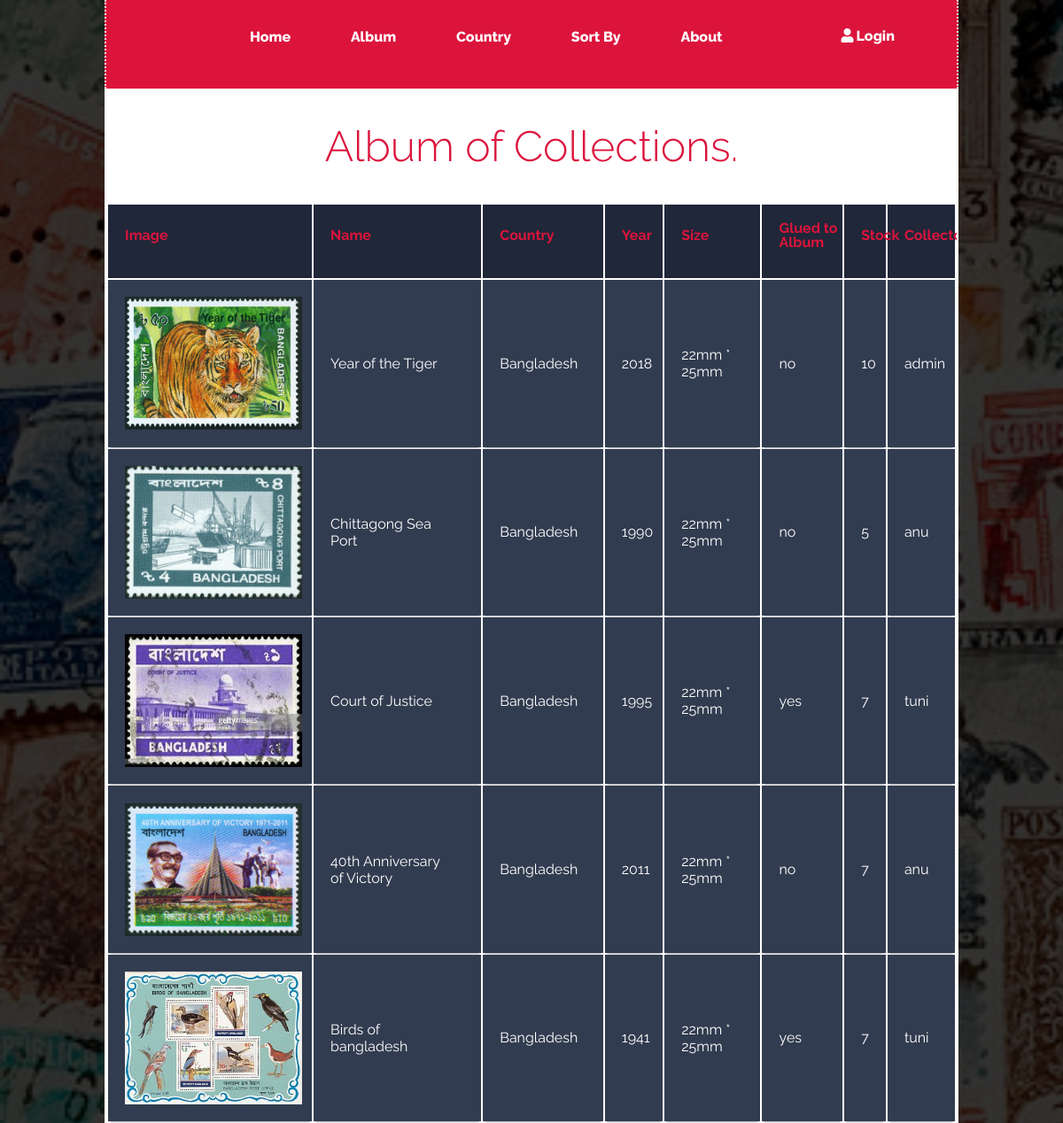
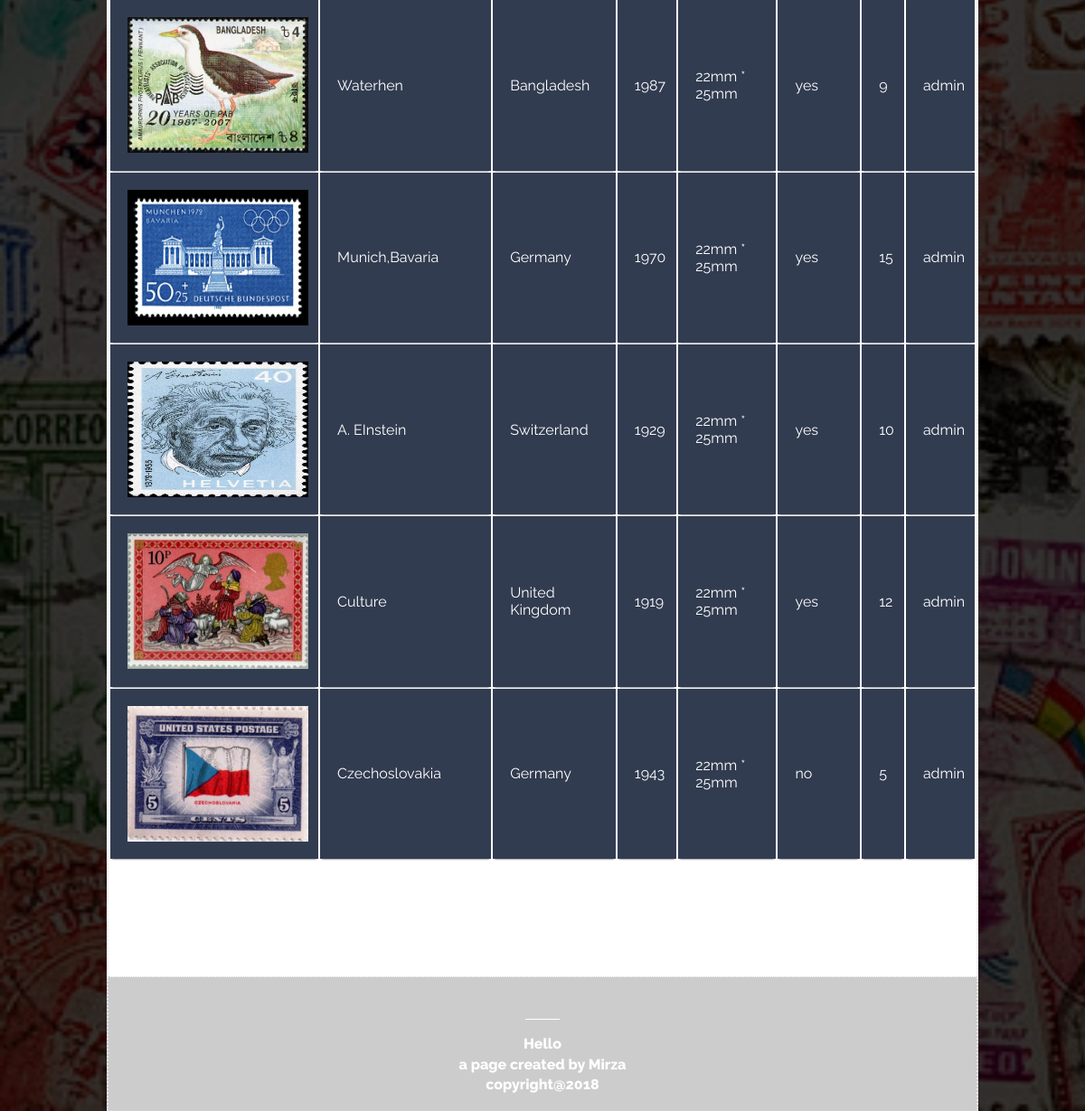
/album.php, run on the app's committed database (2 pictures, top to bottom).
### tables this page shows
CREATE TABLE `stamp` (
  `id` int(11) NOT NULL,
  `name` varchar(50) NOT NULL,
  `country` char(3) NOT NULL,
  `year` year(4) NOT NULL,
  `size` varchar(50) NOT NULL,
  `pic_src` varchar(350) NOT NULL,
  `count` int(5) NOT NULL,
  `glued` char(3) NOT NULL,
  `collector` int(11) NOT NULL
);

CREATE TABLE `countries` (
  `code` char(3) NOT NULL,
  `c_name` varchar(50) NOT NULL
);

CREATE TABLE `user` (
  `a_id` int(11) NOT NULL,
  `a_name` varchar(50) NOT NULL,
  `email` varchar(50) NOT NULL,
  `password` varchar(20) NOT NULL
);

### album.php (the view, shortened to what this page needs)
<?php
include 'connection.php';
$query = "SELECT * FROM stamp A LEFT JOIN `user` B ON A.collector=B.a_id LEFT JOIN countries C on A.country=C.code";
$data = mysqli_query($conn, $query);
$total = mysqli_num_rows($data);
include 'partials/header.php';
if ($total!=0){
?>
<div class="wrap">
    <section id="album">
        <h1>Album of Collections.</h1>
        <table class="container">
            <thead>
                <tr>
                    <th><h1>Image</h1></th>
                    <th><h1>Name</h1></th>
                    <th><h1>Country</h1></th>
                    <th><h1>Year</h1></th>
                    <th><h1>Size</h1></th>
                    <th><h1>Glued to Album</h1></th>
                    <th><h1>Stock</h1></th>
                    <th><h1>Collector</h1></th>
                </tr>
            </thead>
            <?php
            while($result= mysqli_fetch_assoc($data))
            {
                echo "<tbody>
                    <tr>
                        <td><a href='$result[pic_src]'><img src='".$result['pic_src']."'height='100px' width='100px'/></a></td>
                        <td>".$result['name']."</td>
                        <td>".$result['c_name']."</td>
                        <td>".$result['year']."</td>
                        <td>".$result['size']."</td>
                        <td>".$result['glued']."</td>
                        <td>".$result['count']."</td>
                        <td>".$result['a_name']."</td>
                    </tr>
                <tbody>";
            }
            } else{
                echo "no record found";
            }
            ?>
        </table>
    </section>
</div>
<?php include 'partials/footer.php'?>

### partials/header.php (shortened to what this page needs)
<!DOCTYPE html>
<html lang="en">
<head>
    <link rel="stylesheet" href="https://use.fontawesome.com/releases/v5.5.0/css/all.css"
>
</head>
<body>
    <header>
        <div style="margin:0px 20px 0px 20px;">
            <a href="">
                <div class="entypo-paper-plane logo"></div>
            </a>
            <ul>
                <a href="index.php">
                    <li>Home</li>
                </a>
                <a href="album.php">
                    <li>Album</li>
                </a>
                <div class="dropdown">
                    <a href="#">
                        <li>Country</li>
                    </a>
                </div>
                <div class="dropdown">
                    <a href="#">
                     <li>Sort By</li>
                    </a>
                </div>
                <a href="about.php">
                    <li>About</li>
                </a>
            </ul>
            <?php if(isset($_SESSION['email'])){ ?>
            <a id = "log" style="margin:30px 50px 0 0;float:right" href="logout.php"><i class="fa fa-fw fa-sign-out"></i>Logout</a><?php }else{ ?>
            <a id = "log" style="margin:30px 50px 0 0;float:right" href="login.php"><i class="fa fa-fw fa-user"></i>Login</a> <?php } ?>
        </div>
    </header>

### partials/footer.php (shortened to what this page needs)
<section id="footer">
        <div id="logo_footer">
            <a href="">
            </a>
        </div>
        <p>Hello
            <br>a page created by Mirza
            <br>copyright@2018</p>
    </section>
</body>
</html>

### partials/style.php (style rules this page uses)
[class*="entypo-"]:before { font-family: 'entypo', sans-serif; }
body { font-family: 'Raleway', sans-serif; font-weight: 800; margin: 0; padding: 0; line-height: 1.42em; color:black; background-image: url(images/bg.jpg); background-repeat: no-repeat; background-size: cover; background-attachment: fixed; box-shadow: inset 0 0 0 1000px rgba(0,0,0,0.8); }
header { background-color: crimson; height: 100px; margin:0 auto; max-width: 80%; border-left: 2px dotted #eee; border-right: 2px dotted #eee; }
header .logo { font-size: 40px; color: white; padding: 30px 0px 0px 70px; float: left; }
header ul { display:inline; float:left; padding-top: 15px; }
header ul li { display:inline; color:white; padding:30px; }
header ul a { text-decoration:none; padding:10px 2px 10px 2px; transition: all 500ms ease; }
section { top: 0px; right: 0px; bottom: 0px; left: 0px; padding-top: 1px; border-bottom: 1px dotted #D5D5D5; }
.wrap { background-color: #FFF; max-width: 80%; margin: 0 auto; text-align:left; border-left: 2px dotted #eee; border-right: 2px dotted #eee; }
#footer { background-color: #cccccc; color: white; text-align: center; max-width:80%; margin:0 auto; border-left: 2px dotted #eee; border-right: 2px dotted #eee; }
#footer #logo_footer { width: 38px; height: 45px; margin-left: auto; margin-right: auto; border-bottom: 1px solid white; }
#footer a { font-size: 20px; color: white; padding: 5px; padding-left: 3px; width: 30px; margin: auto; float: left; color: white; text-decoration: none; animation-name: Jumpy; animation-duration: 2s; animation-iteration-count: infinite; animation-timing-function: ease-in-out; }
.dropdown { position: relative; display: inline-block; }
td { padding:30px; }
h1 { font-size:3em; font-weight: 300; line-height:1em; text-align: center; color: crimson; }
.container th h1 { font-weight: bold; font-size: 1em; text-align: left; color: crimson; }
.container td { font-weight: normal; font-size: 1em; box-shadow: 0 2px 2px -2px #0E1119; color:white; }
.container { text-align: left; overflow: hidden; width: 100%; margin: 0 auto; display: table; padding: 0 0 8em 0; }
.container td, .container th { padding-bottom: 2%; padding-top: 2%; padding-left:2%; }
.container tr:nth-child(odd) { background-color: #323C50; }
.container th { background-color: #1F2739; }
.container td:first-child { color: crimson; }
img { width:200px; height:150px; }
a { color:white; text-decoration:none; }

### data on the page
stamp: pic_src (picture), name "Year of the Tiger", countries.c_name "Bangladesh", year "2018", size "22mm * 25mm", glued "no", count "10", user.a_name "admin"
stamp: pic_src (picture), name "Chittagong Sea Port", countries.c_name "Bangladesh", year "1990", size "22mm * 25mm", glued "no", count "5", user.a_name "anu"
stamp: pic_src (picture), name "Court of Justice", countries.c_name "Bangladesh", year "1995", size "22mm * 25mm", glued "yes", count "7", user.a_name "tuni"
stamp: pic_src (picture), name "40th Anniversary of Victory", countries.c_name "Bangladesh", year "2011", size "22mm * 25mm", glued "no", count "7", user.a_name "anu"
stamp: pic_src (picture), name "Birds of bangladesh", countries.c_name "Bangladesh", year "1941", size "22mm * 25mm", glued "yes", count "7", user.a_name "tuni"
stamp: pic_src (picture), name "Waterhen", countries.c_name "Bangladesh", year "1987", size "22mm * 25mm", glued "yes", count "9", user.a_name "admin"
stamp: pic_src (picture), name "Munich,Bavaria", countries.c_name "Germany", year "1970", size "22mm * 25mm", glued "yes", count "15", user.a_name "admin"
stamp: pic_src (picture), name "A. EInstein", countries.c_name "Switzerland", year "1929", size "22mm * 25mm", glued "yes", count "10", user.a_name "admin"
stamp: pic_src (picture), name "Culture", countries.c_name "United Kingdom", year "1919", size "22mm * 25mm", glued "yes", count "12", user.a_name "admin"
stamp: pic_src (picture), name "Czechoslovakia", countries.c_name "Germany", year "1943", size "22mm * 25mm", glued "no", count "5", user.a_name "admin"
